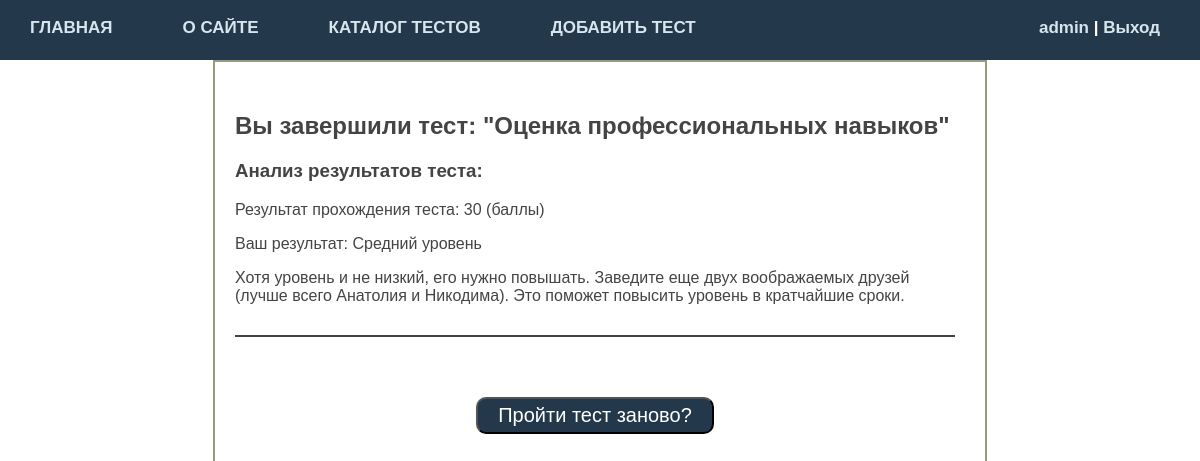
/17/test/results/ (signed in), run on the app's committed database.
### main/models.py (models this page shows, shortened)
class Tests(models.Model):
    title = models.CharField(max_length=250, verbose_name="Название теста")  # Названия теста
    review = models.TextField(blank=True, verbose_name="Отписание теста")  # Описания теста
    manual = models.TextField(blank=True,
                              verbose_name="Инструкция по выполеннию теста")  # Инструкции по прохождению теста
    number_of_questions = models.PositiveIntegerField(
        verbose_name="Количество вопросов в тесте")  # Количества вопросов в тесте
    number_of_сhoice = models.PositiveIntegerField(
        verbose_name="Количество вариантов ответа")  # Количества вариантов ответа
    time_create = models.DateTimeField(auto_now_add=True)
    time_update = models.DateTimeField(auto_now=True)
    category_key = models.ForeignKey('Categories', on_delete=models.PROTECT, null=True, verbose_name="Категория")
    author = models.ForeignKey(get_user_model(), on_delete=models.SET_NULL, related_name='author_test', null=True,
                               default=None, verbose_name="Автор")
    is_published = models.BooleanField(default=True)  # Отметка о публикации
    class Meta:  # Задаем настройки отображения модел в понели администратора.
        verbose_name = 'Тесты'  # Задаем отображение имени модели в единственном числе.
        verbose_name_plural = 'Тесты'  # Задаем отображение имени модели во множественном числе.

class Result(models.Model):
    user = models.ForeignKey(get_user_model(), on_delete=models.SET_NULL, related_name='user_test', null=True,
                             default=None)
    result = models.IntegerField(default=0, verbose_name="Результат")  # Набранные баллы при прохождении теста
    the_best_result = models.IntegerField(
        verbose_name="Лучший результата")  # Лучший балл пользователя при прохождении теста
    test_key = models.ForeignKey('Tests', on_delete=models.PROTECT, null=True)

class Valuation(models.Model):
    valuation = models.CharField(max_length=250, verbose_name="Уровень результата")  # Обобщенная оценка результата
    value_max = models.PositiveIntegerField(verbose_name="Верхняя граница")  # Верхняя граница значений
    analysis = models.TextField(blank=True, verbose_name="Интерпритация оценки")  # Описние анализа результата
    test_key = models.ForeignKey('Tests', on_delete=models.PROTECT, null=True)

### main/views.py (the view)
# urls.py: path('<int:test_id>/test/results/', results, name='results'), # Представление резульатов теста
@login_required
def results(request, test_id):
    test = get_object_or_404(Tests, pk=test_id)
    x = test.result_set.get(test_key=test_id, user=request.user)
    tes = test.valuation_set.all()
    rez = 0
    for t in tes:
        if x.result > t.value_max:
            rez = t
    return render(request, 'main/results.html', {'test': test, 'x': x, 'rez': rez, })

### user/context_processors.py (called while the page is built)
def get_menu(request):
    return {'upper_menu': menu}

### main/templates/main/results.html
{% extends 'main/base.html' %}
{% block content_main %}
<div class="test_content">
<h2>Вы завершили тест: "{{ test.title }}"</h2>
<h3>Анализ результатов теста:</h3>
<p> Результат прохождения теста: {{x.result}} (баллы)</p>
<p> Ваш результат: {{rez.valuation}} </p>
<p> {{rez.analysis}} </p>
<hr class="hr-line">
<div class="button-wrapper">
<a href="{% url 'test' test_id=test.id %}"><button type="submit" class="button_test" name="button">Пройти тест заново?</button></a>
</div>
</div>
{% endblock %}

### main/templates/main/base.html (shortened to what this page needs)
{% load static %}
<!DOCTYPE html>
<html lang="en">
<head>
    <link type="text/css" href="{% static 'main/css/styles.css' %}" rel="stylesheet" />
</head>
<body>
<table class="table-page" border=0 cellpadding="0" cellspacing="0">
<tr><td valign=top>
{% block upper_menu %}
		<div class="header">
			<ul id="upper_menu" class="upper_menu">
{% for m in upper_menu %}
			<li><a href="{% url m.url_name %}">{{m.title}}</a></li>
{% endfor %}
{% if user.is_authenticated %}
			<li class="last"><a href="{%url 'user:user_office' request.user.username %}">{{user.username}} </a>| <a href="{% url 'user:logout' %}"> Выход </a></li>
{% else %}
            <li class="last"><a href="{% url 'user:registration' %}"> Регистрация </a> | <a href="{% url 'user:login' %}"> Вход </a></li>
{% endif %}
			</ul>
		</div>
{% endblock %}
{% block content_main %}
{% endblock %}
</table>
</body>
</html>

### main/static/main/css/styles.css (style rules this page uses)
html, body { font-family: 'Arial'; margin: 0; padding: 0; height: 100%; width: 100%; color: #444; }
a { color: #0059b2; text-decoration: none; }
.table-page { width: 100%; height: 100%; vertical-align: top; }
.table-page tr { height: 100%; }
.header { background: #24384b; height: 60px; }
ul.upper_menu { list-style: none; margin: 0; padding: 0; height: 60px; color: #ffffff; font-size: 17px; font-weight: 700; overflow: hidden; font-family: 'Arial'; }
ul.upper_menu li { float: left; margin: 18px 40px 0 30px; }
ul.upper_menu li.last { float: right; }
ul.upper_menu li a { color: #d7e6ed; text-decoration: none; }
button.button_test { background: #24384b; max-width: 500px; margin: 0px 10px ; padding: 5px 20px 5px 20px; border-radius: 10px; font-size: 20px; color: #ffffff; cursor: pointer; }
.button-wrapper { display: flex; justify-content: center; }
.test_content { width: 60%; margin-left: auto; margin-right: auto; border: 2px solid #959a82; background-color: #FFFFFF; padding: 30px 30px 30px 20px; min-height: 100%; }
.hr-line { margin: 30px 0px 0px 0px; padding: 0px 0px 60px 0px; height: 0; border: none; border-top: 2px solid #444; }

### data on the page
Tests: title "Оценка профессиональных навыков"
Result: result "30"
Valuation: valuation "Средний уровень", analysis "Хотя уровень и не низкий, его нужно повышать. Заведите еще двух воображаемых друзей (лучше всего Анатолия и Никодима). Это поможет повысить уровень в кратчайшие сроки."

### other printed values
{{ m.title }} "ГЛАВНАЯ" "О САЙТЕ" "КАТАЛОГ ТЕСТОВ" "ДОБАВИТЬ ТЕСТ"
{{ user.username }} "admin"
